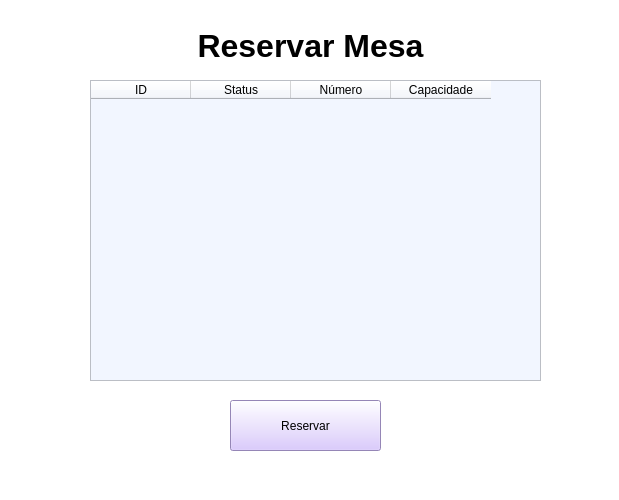
<?xml version="1.0" encoding="UTF-8"?>
<ui version="4.0">
 <class>MainWindow</class>
 <widget class="QMainWindow" name="MainWindow">
  <property name="geometry">
   <rect>
    <x>0</x>
    <y>0</y>
    <width>619</width>
    <height>500</height>
   </rect>
  </property>
  <property name="windowTitle">
   <string>MainWindow</string>
  </property>
  <property name="styleSheet">
   <string notr="true">background-color: rgb(255, 255, 255);</string>
  </property>
  <widget class="QWidget" name="centralwidget">
   <widget class="QLabel" name="label">
    <property name="geometry">
     <rect>
      <x>0</x>
      <y>20</y>
      <width>621</width>
      <height>51</height>
     </rect>
    </property>
    <property name="font">
     <font>
      <family>Microsoft JhengHei UI</family>
      <pointsize>24</pointsize>
      <bold>true</bold>
     </font>
    </property>
    <property name="text">
     <string>Reservar Mesa</string>
    </property>
    <property name="alignment">
     <set>AlignCenter</set>
    </property>
   </widget>
   <widget class="QTableWidget" name="tabela_mesasPedidos">
    <property name="geometry">
     <rect>
      <x>90</x>
      <y>80</y>
      <width>451</width>
      <height>301</height>
     </rect>
    </property>
    <property name="styleSheet">
     <string notr="true">background-color: rgb(242, 246, 255);</string>
    </property>
    <column>
     <property name="text">
      <string>ID</string>
     </property>
    </column>
    <column>
     <property name="text">
      <string>Status</string>
     </property>
    </column>
    <column>
     <property name="text">
      <string>Número</string>
     </property>
    </column>
    <column>
     <property name="text">
      <string>Capacidade</string>
     </property>
    </column>
   </widget>
   <widget class="QPushButton" name="bt_confirmacaoReservarMesa">
    <property name="geometry">
     <rect>
      <x>230</x>
      <y>400</y>
      <width>151</width>
      <height>51</height>
     </rect>
    </property>
    <property name="styleSheet">
     <string notr="true">background-color: rgb(209, 187, 255);</string>
    </property>
    <property name="text">
     <string>Reservar</string>
    </property>
   </widget>
  </widget>
  <widget class="QStatusBar" name="statusbar"/>
 </widget>
 <resources/>
 <connections/>
</ui>
